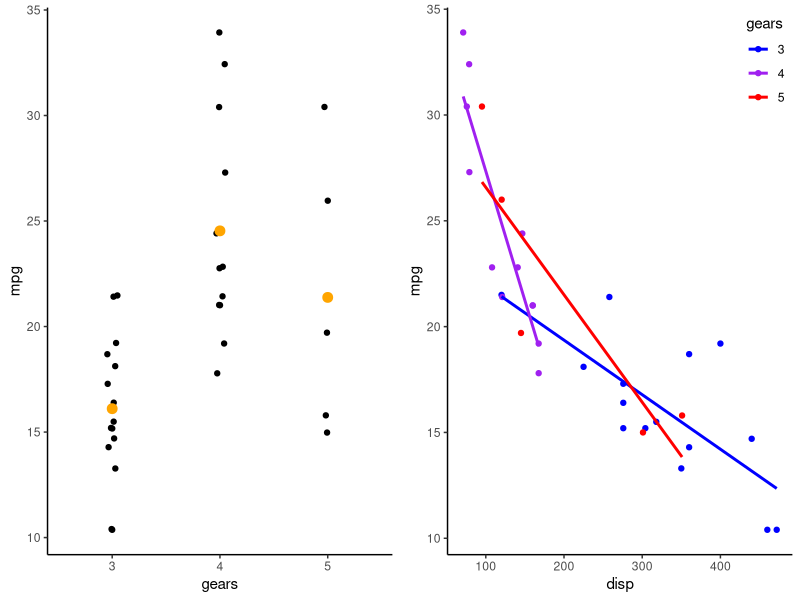
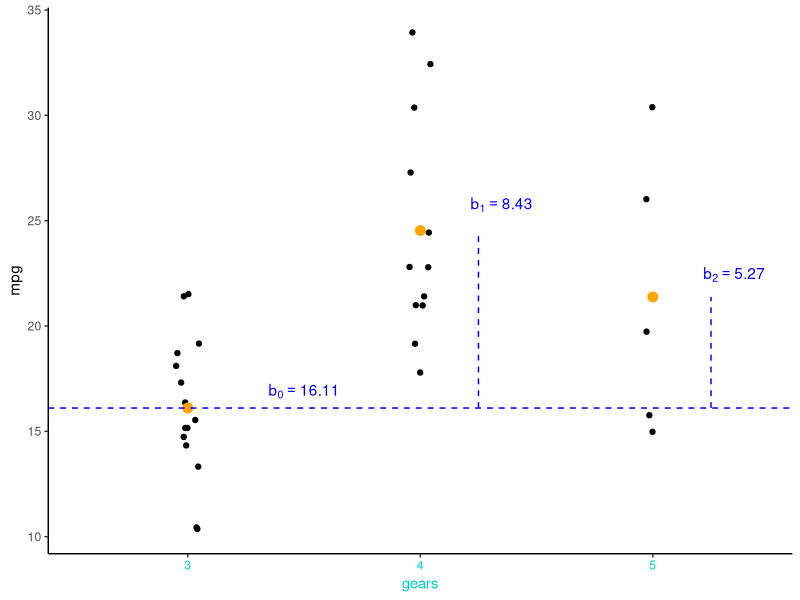
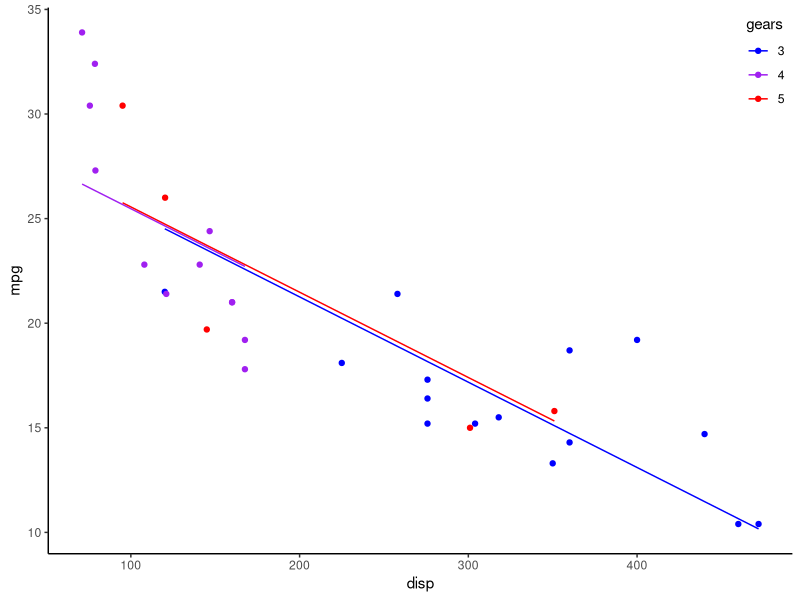
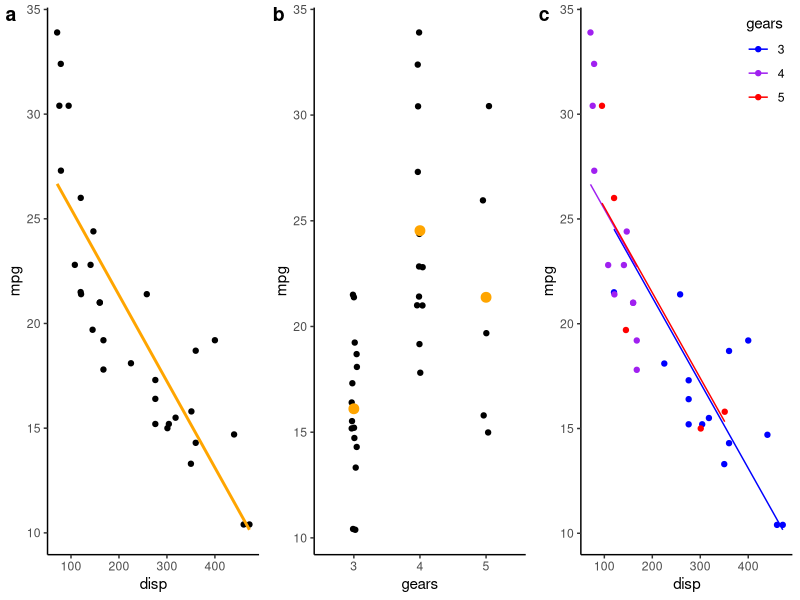
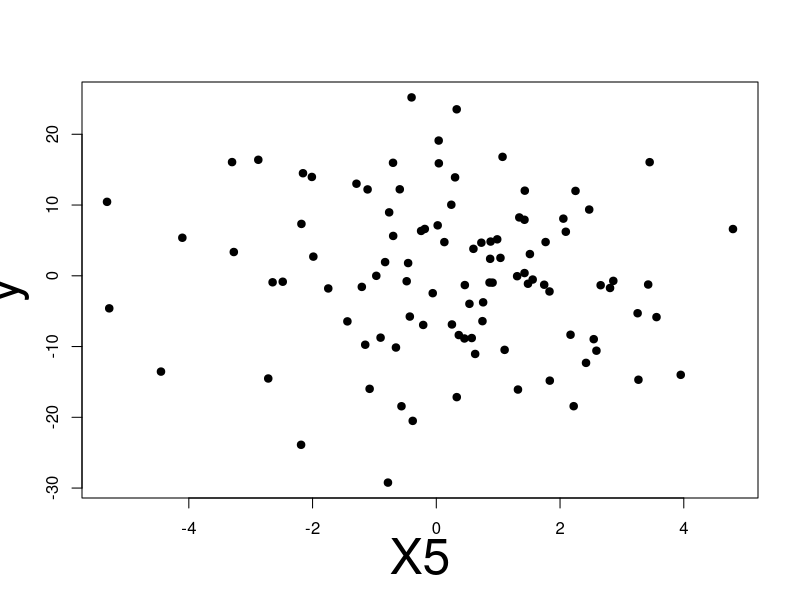
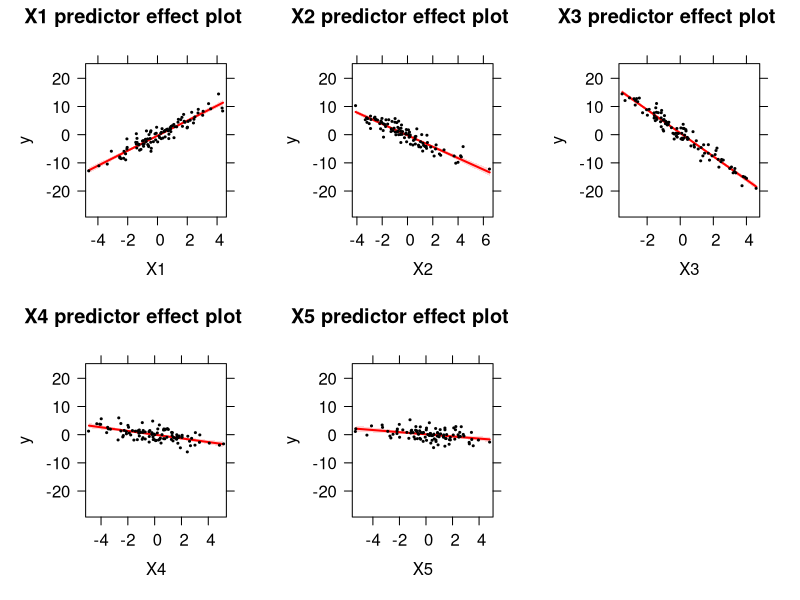
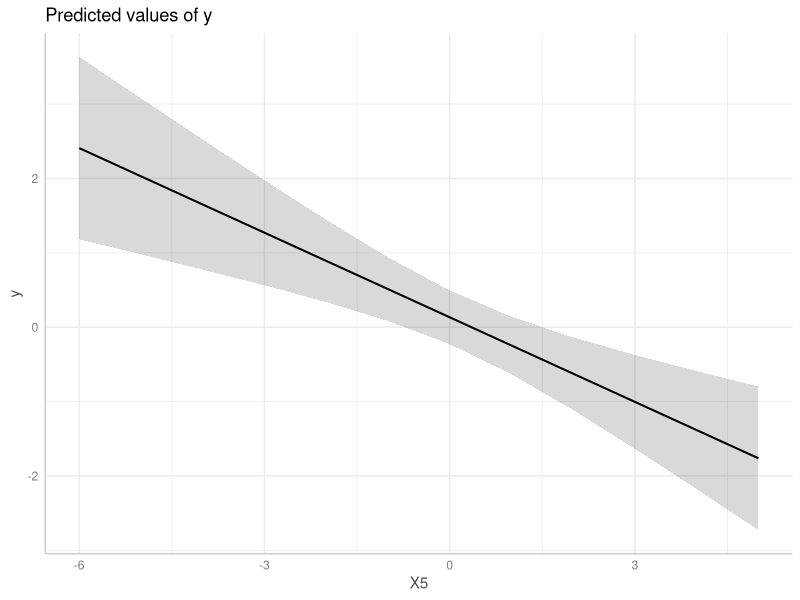
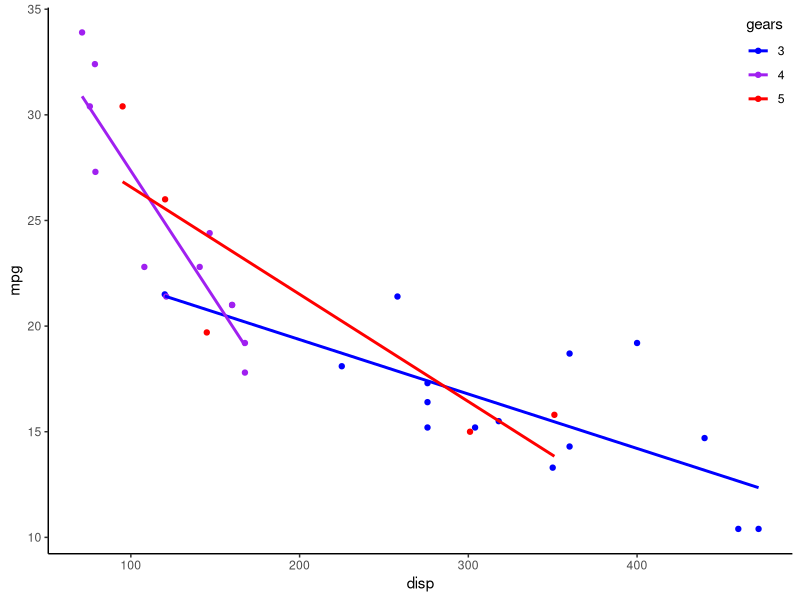

Source code (R) for these figures, in order:
## ---- chunk 1
library(tidyverse)
theme_set(theme_classic())
library(ggpubr)

set.seed(123)

#Fit models
modp1 <- lm(mpg~disp,data=arrange(mtcars,disp))
modp2 <- lm(mpg~factor(gear),data=arrange(mtcars,am,disp))
modp3 <- lm(mpg~disp+factor(gear),data=arrange(mtcars,am,disp))
modp4 <- lm(mpg~disp*factor(gear),data=mtcars)

#Plots

#Continuous
p1 <- ggplot(arrange(mtcars,disp),aes(x=disp,y=mpg))+geom_point()+geom_smooth(formula=y~x,method='lm',se=FALSE,col='orange')

#Categorical - 3 levels
p2 <- ggplot(arrange(mtcars,gear,mpg),aes(x=factor(gear),y=mpg))+ 
  geom_point(position=position_jitter(width=0.05))+labs(x='gears')+
  geom_point(aes(y=mpg),stat='summary',fun=mean,col='orange',size=3) #Mean only

#Continuous + categorial
p3 <- ggplot(cbind(modp3$model,pred=predict(modp3)),aes(x=disp,y=mpg,col=`factor(gear)`))+geom_point()+labs(col='gears')+
  geom_line(aes(y=pred))+
  scale_colour_manual(values=c('blue','purple','red'))+theme(legend.justification=c(1,1), legend.position=c(1,1))

#Interaction
p4 <- ggplot(mtcars,aes(x=disp,y=mpg,col=factor(gear)))+geom_point()+labs(col='gears')+
  geom_smooth(formula=y~x,method='lm',se=FALSE)+
  scale_colour_manual(values=c('blue','purple','red'))+theme(legend.justification=c(1,1), legend.position=c(1,1))

## ---- chunk 2
ggarrange(p2,p4,ncol=2) #Display mtcars data
## ---- chunk 3

b0Lab <- paste('b[0] == ',round(coef(modp2)[1],2))
b1Lab <- paste('b[1] == ',round(coef(modp2)[2],2))
b2Lab <- paste('b[2] == ',round(coef(modp2)[3],2))


  p2 + annotate('text', x=1.5, y = coef(modp2)[1]*1.05, col='blue', label=b0Lab, parse=TRUE) +
    geom_hline(yintercept=coef(modp2)[1],linetype='dashed',col='blue') +
    
    annotate('text', x=2.35, y = (coef(modp2)[1] + coef(modp2)[2])*1.05, col='blue', label=b1Lab, parse=TRUE)+
    annotate('segment', x = 2.25, xend = 2.25, y= coef(modp2)[1], yend = coef(modp2)[1] + coef(modp2)[2],linetype='dashed',col='blue') +
    
    annotate('text', x=3.35, y = (coef(modp2)[1] + coef(modp2)[3])*1.05, col='blue', label=b2Lab, parse=TRUE)+
    annotate('segment', x = 3.25, xend = 3.25, y= coef(modp2)[1], yend = coef(modp2)[1] + coef(modp2)[3],linetype='dashed',col='blue') +
    
    theme(axis.title.x.bottom=element_text(colour='darkturquoise'),
            axis.text.x.bottom=element_text(colour='darkturquoise'))
## ---- chunk 4
#Formula structure: y ~ x
mod1 <- lm(mpg ~ factor(gear), #mpg depends on gears
           data = mtcars) #Name of the dataframe containing mpg & gears
summary(mod1)
## ---- chunk 5
mod1Matrix <- model.matrix(mod1) #Get model matrix (columns used to predict mpg)
head(mod1Matrix,28) #Show first 28 rows of model matrix
## ---- chunk 6
p3
## ---- chunk 7
#mpg depends on disp and gears
mod2 <- lm(mpg ~ disp+factor(gear), data = mtcars) 
summary(mod2)
## ---- chunk 8
mod2Matrix <- model.matrix(mod2) #Get model matrix (columns used to predict mpg)
colnames(mod2Matrix) <- gsub('factor\\(gear\\)','gear',colnames(mod2Matrix)) #Shorten colnames
head(mod2Matrix,28) #Show first 28 rows of model matrix
## ---- chunk 9
ggarrange(p1,p2,p3,ncol=3,labels=letters[1:3])
## ---- chunk 10
n <- 100; ncoef <- 5 #Number of data points and coefficients
pred <- data.frame(replicate(n=ncoef,expr=rnorm(n,0,2))) #Predictor matrix
beta <- runif(ncoef,-5,5) #Coefficients
yhat <- as.matrix(pred) %*% beta #Predicted value
y <- rnorm(n,yhat,2) #SD=2
pred$y <- y
## ---- chunk 11
#Fit model with 5 variables (all important)
simMod <- lm(y~X1+X2+X3+X4+X5,data=pred) 
#Incorrect way, using raw data 
plot(y~X5,data=pred,pch=19,cex.lab=3) 
## ---- chunk 12
library(effects) #Load effects package
simModEff <- predictorEffects(simMod,partial.residuals=TRUE) #Calculate partial effects
#Plot partial effects
plot(simModEff,lines=list(col='red'), partial.residuals=list(pch=19,col='black',cex=0.25))
## ---- chunk 13
library(ggeffects) #Load ggeffects package
simModEff2 <- ggeffect(simMod,terms=c('X5')) #Calculate partial effects for X5
plot(simModEff2) #Plot effect of X5
## ---- chunk 14
  p4 
## ---- chunk 15
b0Lab <- paste('b[0] == ',round(coef(modp4)[1],3))
b1Lab <- paste('b[1] == ',round(coef(modp4)[2],3))
b4Lab <- paste('b[4] == ',round(coef(modp4)[4],3))
b5Lab <- paste('b[5] == ',round(coef(modp4)[6],3)) 

p4 + xlim(0,NA) +
  #Text/lines for gear==3
  annotate('text', x=250, y = coef(modp4)[1]*1.05, col='blue', label=b0Lab, parse=TRUE) +
  annotate('segment', x = 400, xend = 400, y= coef(modp4)[c(1,2)] %*% c(1,400), yend = (coef(modp4)[c(1,2)] %*% c(1,400))*1.2,linetype='dashed',col='blue') +
  annotate('segment', x = 300, xend = 400, y= (coef(modp4)[c(1,2)] %*% c(1,400))*1.2, yend = (coef(modp4)[c(1,2)] %*% c(1,400))*1.2,linetype='dashed',col='blue') + 
  annotate('text', x=400, y = (coef(modp4)[c(1,2)] %*% c(1,400))*1.25, col='blue', label=b1Lab, parse=TRUE) +
  geom_hline(yintercept=coef(modp4)[1],linetype='dashed',col='blue') +
  geom_abline(intercept=coef(modp4)[1],slope=coef(modp4)[2],col='blue',linetype='dashed') +
  #Text/lines for gear==5
  annotate('text', x=250, y = sum(coef(modp4)[c(1,4)])*1.05, col='red', label=b4Lab, parse=TRUE) +
  annotate('segment', x = 250, xend = 250, y= coef(modp4)[c(1,2,4,6)] %*% c(1,250,1,250), 
           yend = (coef(modp4)[c(1,2,4,6)] %*% c(1,250,1,250))*1.2, linetype='dashed',col='red') +
  annotate('segment', x = 180, xend = 250, y= (coef(modp4)[c(1,2,4,6)] %*% c(1,250,1,250))*1.2,
           yend = (coef(modp4)[c(1,2,4,6)] %*% c(1,250,1,250))*1.2, linetype='dashed',col='red') +
  annotate('text', x = 350, y = (coef(modp4)[c(1,2,4,6)] %*% c(1,250,1,250))*1.2, col='red', label=b5Lab, parse=TRUE) +
  geom_hline(yintercept=sum(coef(modp4)[c(1,4)]),linetype='dashed',col='red') +
  geom_abline(intercept=sum(coef(modp4)[c(1,4)]),slope=sum(coef(modp4)[c(2,6)]),col='red',linetype='dashed')
## ---- chunk 16
#mpg depends on disp interacted (*) with gears
mod2 <- lm(mpg ~ disp*factor(gear), data = mtcars) 
summary(mod2)
## ---- chunk 17
mod2Matrix <- model.matrix(mod2) #Get model matrix (columns used to predict mpg)
colnames(mod2Matrix) <- gsub('factor\\(gear\\)','gear',colnames(mod2Matrix)) #Shorten colnames
head(mod2Matrix,28) #Show first 28 rows of model matrix
